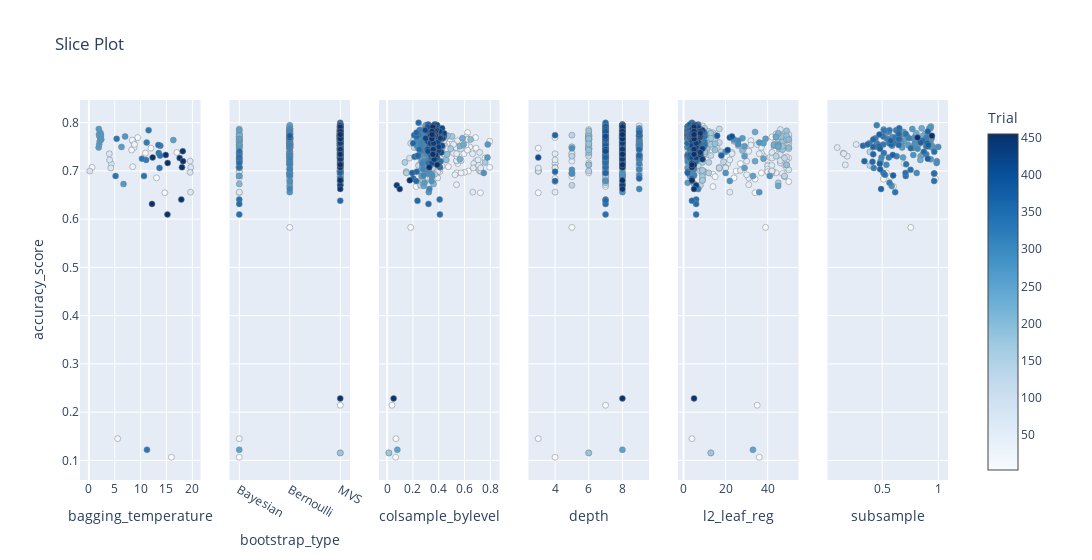

The code cell stored with this chart in its notebook:
### Code cell
# relative importance of the parameters
params = ['l2_leaf_reg', 'colsample_bylevel', 'bagging_temperature', 'depth', 'bootstrap_type', 'subsample']
optuna.visualization.plot_slice(study,
                                params=params,
                                target_name = 'accuracy_score')

### Figure 1 — Plotly figure (JSON) as saved in the notebook; plotly's stock layout.template omitted (floating-point values rounded to 4 significant figures; data arrays with more than 128 entries replaced by an {"elided": "..."} marker saying what was removed)
{"data": [{"marker": {"color": [3, 7, 9, 11, 12, 15, 16, 20, 21, 22, 23, 24, 25, 26, 27, 72, 73, 74, 75, 76, 77, 78, 79, 80, 251, 258, 261, 262, 263, 264, 266, 267, 268, 269, 270, 271, 272, 273, 324, 325, 326, 327, 328, 330, 331, 332, 333, 334, 335, 336, 337, 446, 447, 448, 449, 450, 451, 452, 453, 454, 455], "colorbar": {"title": {"text": "Trial"}, "x": 1, "xpad": 40}, "colorscale": [[0, "rgb(247,251,255)"], [0.125, "rgb(222,235,247)"], [0.25, "rgb(198,219,239)"], [0.375, "rgb(158,202,225)"], [0.5, "rgb(107,174,214)"], [0.625, "rgb(66,146,198)"], [0.75, "rgb(33,113,181)"], [0.875, "rgb(8,81,156)"], [1, "rgb(8,48,107)"]], "line": {"color": "Grey", "width": 0.5}, "showscale": true}, "mode": "markers", "name": "Feasible Trial", "showlegend": false, "type": "scatter", "x": [15.96, 9.452, 13.07, 10.93, 14.68, 17.01, 11.99, 5.554, 0.6002, 8.528, 8.719, 8.252, 8.372, 8.809, 8.478, 19.58, 4.335, 19.69, 19.66, 3.998, 4.23, 3.944, 19.56, 0.1708, 2.208, 16.32, 6.304, 1.888, 2.053, 2.285, 1.949, 1.987, 1.92, 2.108, 6.695, 2.313, 2.395, 6.999, 11.17, 13.81, 11.07, 11.54, 11.23, 10.26, 10.65, 13.49, 5.161, 5.369, 13.75, 13.65, 13.43, 17.54, 17.86, 14.86, 18.15, 15.18, 12.32, 18.2, 12.2, 17.99, 15.23], "xaxis": "x", "y": [0.1065, 0.7689, 0.6855, 0.7368, 0.6547, 0.7381, 0.7471, 0.1451, 0.7073, 0.7612, 0.7484, 0.7433, 0.7638, 0.7548, 0.7086, 0.7202, 0.715, 0.7073, 0.656, 0.7227, 0.706, 0.7356, 0.697, 0.6996, 0.7792, 0.7638, 0.7497, 0.7484, 0.7715, 0.7715, 0.7754, 0.7548, 0.7869, 0.7612, 0.6727, 0.7754, 0.7651, 0.7715, 0.7587, 0.7522, 0.7227, 0.7843, 0.122, 0.7253, 0.6893, 0.7368, 0.6893, 0.7664, 0.7317, 0.706, 0.7535, 0.7266, 0.6406, 0.733, 0.7407, 0.6098, 0.7279, 0.7202, 0.6316, 0.7073, 0.7163], "yaxis": "y"}, {"marker": {"color": {"elided": "600 int values"}, "colorbar": {"title": {"text": "Trial"}, "x": 1, "xpad": 40}, "colorscale": [[0, "rgb(247,251,255)"], [0.125, "rgb(222,235,247)"], [0.25, "rgb(198,219,239)"], [0.375, "rgb(158,202,225)"], [0.5, "rgb(107,174,214)"], [0.625, "rgb(66,146,198)"], [0.75, "rgb(33,113,181)"], [0.875, "rgb(8,81,156)"], [1, "rgb(8,48,107)"]], "line": {"color": "Grey", "width": 0.5}, "showscale": false}, "mode": "markers", "name": "Feasible Trial", "showlegend": false, "type": "scatter", "x": {"elided": "600 str values"}, "xaxis": "x2", "y": {"elided": "600 float values"}, "yaxis": "y2"}, {"marker": {"color": {"elided": "600 int values"}, "colorbar": {"title": {"text": "Trial"}, "x": 1, "xpad": 40}, "colorscale": [[0, "rgb(247,251,255)"], [0.125, "rgb(222,235,247)"], [0.25, "rgb(198,219,239)"], [0.375, "rgb(158,202,225)"], [0.5, "rgb(107,174,214)"], [0.625, "rgb(66,146,198)"], [0.75, "rgb(33,113,181)"], [0.875, "rgb(8,81,156)"], [1, "rgb(8,48,107)"]], "line": {"color": "Grey", "width": 0.5}, "showscale": false}, "mode": "markers", "name": "Feasible Trial", "showlegend": false, "type": "scatter", "x": {"elided": "600 float values"}, "xaxis": "x3", "y": {"elided": "600 float values"}, "yaxis": "y3"}, {"marker": {"color": {"elided": "600 int values"}, "colorbar": {"title": {"text": "Trial"}, "x": 1, "xpad": 40}, "colorscale": [[0, "rgb(247,251,255)"], [0.125, "rgb(222,235,247)"], [0.25, "rgb(198,219,239)"], [0.375, "rgb(158,202,225)"], [0.5, "rgb(107,174,214)"], [0.625, "rgb(66,146,198)"], [0.75, "rgb(33,113,181)"], [0.875, "rgb(8,81,156)"], [1, "rgb(8,48,107)"]], "line": {"color": "Grey", "width": 0.5}, "showscale": false}, "mode": "markers", "name": "Feasible Trial", "showlegend": false, "type": "scatter", "x": {"elided": "600 int values"}, "xaxis": "x4", "y": {"elided": "600 float values"}, "yaxis": "y4"}, {"marker": {"color": {"elided": "600 int values"}, "colorbar": {"title": {"text": "Trial"}, "x": 1, "xpad": 40}, "colorscale": [[0, "rgb(247,251,255)"], [0.125, "rgb(222,235,247)"], [0.25, "rgb(198,219,239)"], [0.375, "rgb(158,202,225)"], [0.5, "rgb(107,174,214)"], [0.625, "rgb(66,146,198)"], [0.75, "rgb(33,113,181)"], [0.875, "rgb(8,81,156)"], [1, "rgb(8,48,107)"]], "line": {"color": "Grey", "width": 0.5}, "showscale": false}, "mode": "markers", "name": "Feasible Trial", "showlegend": false, "type": "scatter", "x": {"elided": "600 int values"}, "xaxis": "x5", "y": {"elided": "600 float values"}, "yaxis": "y5"}, {"marker": {"color": {"elided": "150 int values"}, "colorbar": {"title": {"text": "Trial"}, "x": 1, "xpad": 40}, "colorscale": [[0, "rgb(247,251,255)"], [0.125, "rgb(222,235,247)"], [0.25, "rgb(198,219,239)"], [0.375, "rgb(158,202,225)"], [0.5, "rgb(107,174,214)"], [0.625, "rgb(66,146,198)"], [0.75, "rgb(33,113,181)"], [0.875, "rgb(8,81,156)"], [1, "rgb(8,48,107)"]], "line": {"color": "Grey", "width": 0.5}, "showscale": false}, "mode": "markers", "name": "Feasible Trial", "showlegend": false, "type": "scatter", "x": {"elided": "150 float values"}, "xaxis": "x6", "y": {"elided": "150 float values"}, "yaxis": "y6"}], "layout": {"title": {"text": "Slice Plot"}, "width": 1800, "xaxis": {"anchor": "y", "domain": [0, 0.1389], "title": {"text": "bagging_temperature"}}, "xaxis2": {"anchor": "y2", "categoryarray": ["Bayesian", "Bernoulli", "MVS"], "categoryorder": "array", "domain": [0.1722, 0.3111], "title": {"text": "bootstrap_type"}, "type": "category"}, "xaxis3": {"anchor": "y3", "domain": [0.3444, 0.4833], "title": {"text": "colsample_bylevel"}}, "xaxis4": {"anchor": "y4", "domain": [0.5167, 0.6556], "title": {"text": "depth"}}, "xaxis5": {"anchor": "y5", "domain": [0.6889, 0.8278], "title": {"text": "l2_leaf_reg"}}, "xaxis6": {"anchor": "y6", "domain": [0.8611, 1], "title": {"text": "subsample"}}, "yaxis": {"anchor": "x", "domain": [0, 1], "title": {"text": "accuracy_score"}}, "yaxis2": {"anchor": "x2", "domain": [0, 1], "matches": "y", "showticklabels": false}, "yaxis3": {"anchor": "x3", "domain": [0, 1], "matches": "y", "showticklabels": false}, "yaxis4": {"anchor": "x4", "domain": [0, 1], "matches": "y", "showticklabels": false}, "yaxis5": {"anchor": "x5", "domain": [0, 1], "matches": "y", "showticklabels": false}, "yaxis6": {"anchor": "x6", "domain": [0, 1], "matches": "y", "showticklabels": false}}}
